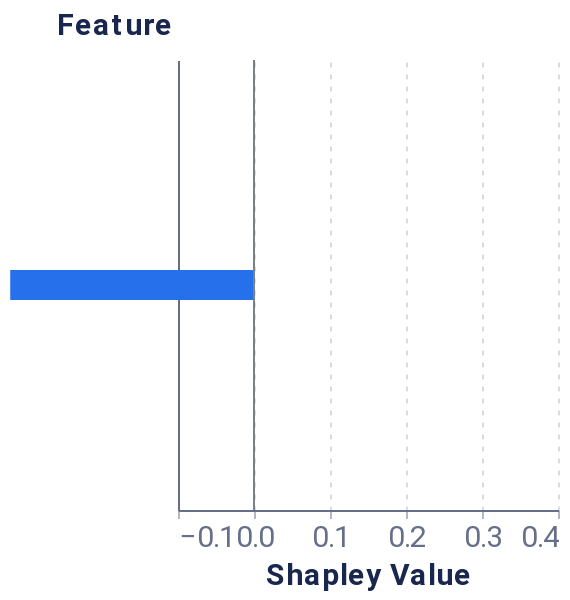

Source (notebook cell):
### Code cell
from timeshap.explainer import local_feat
from timeshap.plot import plot_feat_barplot

feature_dict = {'rs': 42, 'nsamples': 32000, 'feature_names': None, 'plot_features': None}
feature_data = local_feat(f, 
                          random_sequence, 
                          feature_dict,
                          entity_uuid=None, 
                          entity_col=None,
                          baseline=average_event, 
                          pruned_idx=pruning_idx)

feature_plot = plot_feat_barplot(feature_data, feature_dict.get('top_feats'), feature_dict.get('plot_features'))
feature_plot

### Figure 1 — Vega-Lite specification as saved in the notebook (floating-point values rounded to 4 significant figures)
{"config": {"axis": {"domain": true, "domainColor": "#666F89", "grid": false, "gridCap": "round", "gridColor": "#B3B7C4", "gridDash": [2, 4], "gridWidth": 0.5, "labelColor": "#666F89", "labelFont": "Roboto, Arial, sans-serif", "labelPadding": 2, "tickColor": "#666F89", "tickOpacity": 0.5, "tickSize": 4, "titleColor": "#19274E", "titleFont": "Roboto, Arial, sans-serif", "titleFontSize": 12}, "axisBand": {"domain": true, "labelPadding": 4, "ticks": false}, "axisY": {"domain": false, "titleAlign": "left", "titleAngle": 0, "titleX": -20, "titleY": -10}, "legend": {"labelColor": "#666F89", "labelFont": "Roboto, Arial, sans-serif", "labelFontSize": 12, "symbolSize": 40, "titleColor": "#19274E", "titleFont": "Roboto, Arial, sans-serif", "titleFontSize": 12, "titlePadding": 4}, "arc": {"stroke": "#FFFFFF", "strokeWidth": 1}, "bar": {"fill": "#2770EB", "stroke": null}, "line": {"stroke": "#2770EB", "strokeWidth": 2}, "path": {"stroke": "#2770EB", "strokeWidth": 0.5}, "point": {"fill": "#2770EB", "shape": "circle", "filled": true}, "rect": {"fill": "#2770EB"}, "rule": {"stroke": "#666F89"}, "shape": {"stroke": "#2770EB"}, "text": {"color": "#19274E", "font": "Roboto, Arial, sans-serif", "fontSize": 12}, "range": {"category": ["#2770EB", "#77B98A", "#DA5252", "#FFC400", "#A87AEA", "#00A39E", "#19274E"], "diverging": ["#006360", "#2BB3AE", "#96D9D7", "#FFFFFF", "#EDAAAA", "#DA5252", "#811D1D"], "heatmap": ["#18448F", "#1B4EA5", "#2770EB", "#4C88EE", "#82ACF3", "#A6C4F7", "#E9F1FD"], "ramp": ["#18448F", "#1B4EA5", "#2770EB", "#4C88EE", "#82ACF3", "#A6C4F7", "#E9F1FD"]}, "background": "#FFFFFF", "group": {"fill": "#FFFFFF"}, "header": {"labelColor": "#19274E", "labelFont": "Roboto, Arial, sans-serif", "labelFontSize": 12, "titleColor": "#19274E", "titleFont": "Roboto, Arial, sans-serif", "titleFontSize": 16}, "title": {"anchor": "start", "color": "#19274E", "font": "Roboto, Arial, sans-serif", "fontSize": 20, "fontWeight": "bold", "offset": 20, "subtitleColor": "#19274E", "subtitleFontSize": 16}, "view": {"continuousHeight": 300, "continuousWidth": 400, "stroke": "transparent"}}, "layer": [{"data": {"name": "data-e5b70b23d313e94de6969e75f4db4775"}, "mark": {"type": "bar", "size": 15, "thickness": 1}, "encoding": {"x": {"axis": {"grid": true, "labelFontSize": 15, "title": "Shapley Value", "titleFontSize": 15}, "field": "Shapley Value", "scale": {"domain": [-0.1, 0.4]}, "type": "quantitative"}, "y": {"axis": {"labelFontSize": 15, "title": "Feature", "titleFontSize": 15, "titleX": -61}, "field": "Feature", "sort": {"field": "sort_col", "order": "descending"}, "type": "nominal"}}}, {"data": {"name": "data-9c00aa9dc2b1c1a0b4bf9b34ead12925"}, "mark": {"type": "rule", "color": "#798184"}, "encoding": {"x": {"field": "x", "type": "quantitative"}}}], "height": 225, "width": 190, "$schema": "https://vega.github.io/schema/vega-lite/v4.17.0.json", "datasets": {"data-e5b70b23d313e94de6969e75f4db4775": [{"Random seed": 42, "NSamples": 32000, "Feature": "Feature 0", "Shapley Value": -0.3207, "sort_col": 0.3207}], "data-9c00aa9dc2b1c1a0b4bf9b34ead12925": [{"x": 0}]}}
